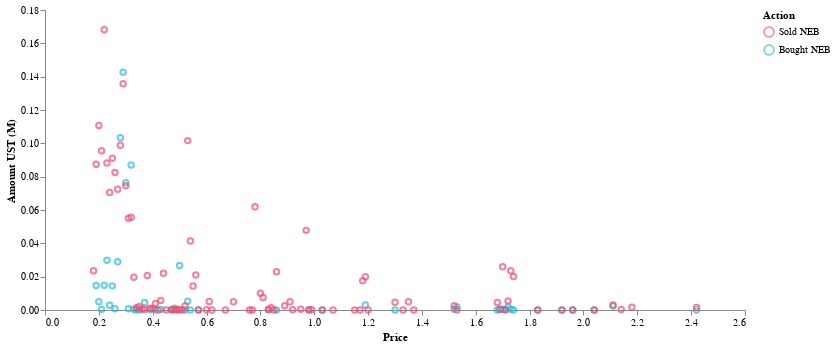

The code cell stored with this chart in its notebook:
### Code cell
cp.ust_traded_prices_chart(dp.ust_traded_prices_df)

### Figure 1 — Vega-Lite specification as saved in the notebook (floating-point values rounded to 4 significant figures; data arrays with more than 128 entries replaced by an {"elided": "..."} marker saying what was removed)
{"config": {"view": {"continuousWidth": 400, "continuousHeight": 300, "strokeOpacity": 0}, "axis": {"grid": false}, "axisX": {"labelAngle": 0}, "mark": {"color": "#21bcd7"}}, "data": {"name": "data-c3ec7fa5ad8b714b311455c314631b10"}, "mark": "point", "encoding": {"color": {"field": "Action", "scale": {"domain": ["Sold NEB", "Bought NEB"], "range": ["#F24A72", "#21bcd7"]}, "type": "nominal"}, "tooltip": [{"field": "Action", "type": "nominal"}, {"field": "Amount UST (M)", "type": "nominal"}, {"field": "Price", "type": "quantitative"}], "x": {"field": "Price", "sort": {"order": "ascending"}, "type": "quantitative"}, "y": {"field": "Amount UST (M)", "type": "quantitative"}}, "width": 700, "$schema": "https://vega.github.io/schema/vega-lite/v4.17.0.json", "datasets": {"data-c3ec7fa5ad8b714b311455c314631b10": {"elided": "178 records"}}}
